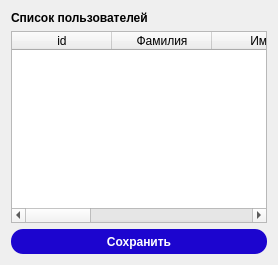
                <widget class="QWidget" name="page_19">
                 <layout class="QGridLayout" name="gridLayout_14">
                  <item row="2" column="0">
                   <widget class="QPushButton" name="UserSaveButton">
                    <property name="styleSheet">
                     <string notr="true">QPushButton {
	background-color: #1c05cf;
	color: #ffffff;
	border-radius: 12px;
	width: 150px;
	height: 25px;
	font-weight: bold
}

QPushButton:pressed {
	background-color: #130390;
	color: #ffffff;
	border-radius: 12px;
	width: 150px;
	height: 25px;
}</string>
                    </property>
                    <property name="text">
                     <string>Сохранить</string>
                    </property>
                   </widget>
                  </item>
                  <item row="0" column="0">
                   <widget class="QLabel" name="TabelNameLabel_4">
                    <property name="font">
                     <font>
                      <weight>75</weight>
                      <bold>true</bold>
                     </font>
                    </property>
                    <property name="text">
                     <string>Список пользователей</string>
                    </property>
                   </widget>
                  </item>
                  <item row="1" column="0">
                   <widget class="QTableWidget" name="UserViewTable">
                    <property name="editTriggers">
                     <set>QAbstractItemView::AnyKeyPressed|QAbstractItemView::CurrentChanged|QAbstractItemView::DoubleClicked|QAbstractItemView::EditKeyPressed</set>
                    </property>
                    <attribute name="horizontalHeaderStretchLastSection">
                     <bool>true</bool>
                    </attribute>
                    <column>
                     <property name="text">
                      <string>id</string>
                     </property>
                    </column>
                    <column>
                     <property name="text">
                      <string>Фамилия</string>
                     </property>
                    </column>
                    <column>
                     <property name="text">
                      <string>Имя</string>
                     </property>
                    </column>
                    <column>
                     <property name="text">
                      <string>Отчество</string>
                     </property>
                    </column>
                    <column>
                     <property name="text">
                      <string>Почта</string>
                     </property>
                    </column>
                    <column>
                     <property name="text">
                      <string>Телефон</string>
                     </property>
                    </column>
                    <column>
                     <property name="text">
                      <string>Права</string>
                     </property>
                    </column>
                   </widget>
                  </item>
                 </layout>
                </widget>
